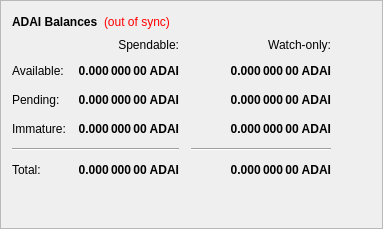
        <widget class="QFrame" name="frame">
         <property name="frameShape">
          <enum>QFrame::StyledPanel</enum>
         </property>
         <property name="frameShadow">
          <enum>QFrame::Raised</enum>
         </property>
         <layout class="QVBoxLayout" name="verticalLayout_4">
          <item>
           <layout class="QHBoxLayout" name="horizontalLayout_4">
            <item>
             <widget class="QLabel" name="label_5">
              <property name="font">
               <font>
                <weight>75</weight>
                <bold>true</bold>
               </font>
              </property>
              <property name="text">
               <string>ADAI Balances</string>
              </property>
             </widget>
            </item>
            <item>
             <widget class="QLabel" name="labelWalletStatus">
              <property name="cursor">
               <cursorShape>WhatsThisCursor</cursorShape>
              </property>
              <property name="toolTip">
               <string>The displayed information may be out of date. Your wallet automatically synchronizes with the ADSAI network after a connection is established, but this process has not completed yet.</string>
              </property>
              <property name="styleSheet">
               <string notr="true">QLabel { color: red; }</string>
              </property>
              <property name="text">
               <string notr="true">(out of sync)</string>
              </property>
              <property name="alignment">
               <set>Qt::AlignLeading|Qt::AlignLeft|Qt::AlignVCenter</set>
              </property>
             </widget>
            </item>
            <item>
             <spacer name="horizontalSpacer_3">
              <property name="orientation">
               <enum>Qt::Horizontal</enum>
              </property>
              <property name="sizeHint" stdset="0">
               <size>
                <width>40</width>
                <height>20</height>
               </size>
              </property>
             </spacer>
            </item>
           </layout>
          </item>
          <item>
           <layout class="QGridLayout" name="gridLayout">
            <property name="spacing">
             <number>12</number>
            </property>
            <item row="2" column="2">
             <widget class="QLabel" name="labelWatchPending">
              <property name="font">
               <font>
                <weight>75</weight>
                <bold>true</bold>
               </font>
              </property>
              <property name="cursor">
               <cursorShape>IBeamCursor</cursorShape>
              </property>
              <property name="toolTip">
               <string>Unconfirmed transactions to watch-only addresses</string>
              </property>
              <property name="text">
               <string notr="true">0.000 000 00 ADAI</string>
              </property>
              <property name="alignment">
               <set>Qt::AlignRight|Qt::AlignTrailing|Qt::AlignVCenter</set>
              </property>
              <property name="textInteractionFlags">
               <set>Qt::LinksAccessibleByMouse|Qt::TextSelectableByKeyboard|Qt::TextSelectableByMouse</set>
              </property>
             </widget>
            </item>
            <item row="2" column="1">
             <widget class="QLabel" name="labelUnconfirmed">
              <property name="font">
               <font>
                <weight>75</weight>
                <bold>true</bold>
               </font>
              </property>
              <property name="cursor">
               <cursorShape>IBeamCursor</cursorShape>
              </property>
              <property name="toolTip">
               <string>Total of transactions that have yet to be confirmed, and do not yet count toward the spendable balance</string>
              </property>
              <property name="text">
               <string notr="true">0.000 000 00 ADAI</string>
              </property>
              <property name="alignment">
               <set>Qt::AlignRight|Qt::AlignTrailing|Qt::AlignVCenter</set>
              </property>
              <property name="textInteractionFlags">
               <set>Qt::LinksAccessibleByMouse|Qt::TextSelectableByKeyboard|Qt::TextSelectableByMouse</set>
              </property>
             </widget>
            </item>
            <item row="3" column="2">
             <widget class="QLabel" name="labelWatchImmature">
              <property name="font">
               <font>
                <weight>75</weight>
                <bold>true</bold>
               </font>
              </property>
              <property name="cursor">
               <cursorShape>IBeamCursor</cursorShape>
              </property>
              <property name="toolTip">
               <string>Staked or masternode rewards in watch-only addresses that has not yet matured</string>
              </property>
              <property name="text">
               <string notr="true">0.000 000 00 ADAI</string>
              </property>
              <property name="alignment">
               <set>Qt::AlignRight|Qt::AlignTrailing|Qt::AlignVCenter</set>
              </property>
              <property name="textInteractionFlags">
               <set>Qt::LinksAccessibleByMouse|Qt::TextSelectableByKeyboard|Qt::TextSelectableByMouse</set>
              </property>
             </widget>
            </item>
            <item row="4" column="0" colspan="2">
             <widget class="Line" name="lineSpendableBalance">
              <property name="orientation">
               <enum>Qt::Horizontal</enum>
              </property>
             </widget>
            </item>
            <item row="4" column="2">
             <widget class="Line" name="lineWatchBalance">
              <property name="sizePolicy">
               <sizepolicy hsizetype="Preferred" vsizetype="Fixed">
                <horstretch>0</horstretch>
                <verstretch>0</verstretch>
               </sizepolicy>
              </property>
              <property name="minimumSize">
               <size>
                <width>140</width>
                <height>0</height>
               </size>
              </property>
              <property name="orientation">
               <enum>Qt::Horizontal</enum>
              </property>
             </widget>
            </item>
            <item row="5" column="0">
             <widget class="QLabel" name="labelTotalText">
              <property name="text">
               <string>Total:</string>
              </property>
             </widget>
            </item>
            <item row="3" column="1">
             <widget class="QLabel" name="labelImmature">
              <property name="font">
               <font>
                <weight>75</weight>
                <bold>true</bold>
               </font>
              </property>
              <property name="cursor">
               <cursorShape>IBeamCursor</cursorShape>
              </property>
              <property name="toolTip">
               <string>Staked or masternode rewards that has not yet matured</string>
              </property>
              <property name="text">
               <string notr="true">0.000 000 00 ADAI</string>
              </property>
              <property name="alignment">
               <set>Qt::AlignRight|Qt::AlignTrailing|Qt::AlignVCenter</set>
              </property>
              <property name="textInteractionFlags">
               <set>Qt::LinksAccessibleByMouse|Qt::TextSelectableByKeyboard|Qt::TextSelectableByMouse</set>
              </property>
             </widget>
            </item>
            <item row="2" column="3">
             <spacer name="horizontalSpacer_2">
              <property name="orientation">
               <enum>Qt::Horizontal</enum>
              </property>
              <property name="sizeHint" stdset="0">
               <size>
                <width>40</width>
                <height>20</height>
               </size>
              </property>
             </spacer>
            </item>
            <item row="3" column="0">
             <widget class="QLabel" name="labelImmatureText">
              <property name="text">
               <string>Immature:</string>
              </property>
             </widget>
            </item>
            <item row="5" column="1">
             <widget class="QLabel" name="labelTotal">
              <property name="font">
               <font>
                <weight>75</weight>
                <bold>true</bold>
               </font>
              </property>
              <property name="cursor">
               <cursorShape>IBeamCursor</cursorShape>
              </property>
              <property name="toolTip">
               <string>Your current total balance</string>
              </property>
              <property name="text">
               <string notr="true">0.000 000 00 ADAI</string>
              </property>
              <property name="alignment">
               <set>Qt::AlignRight|Qt::AlignTrailing|Qt::AlignVCenter</set>
              </property>
              <property name="textInteractionFlags">
               <set>Qt::LinksAccessibleByMouse|Qt::TextSelectableByKeyboard|Qt::TextSelectableByMouse</set>
              </property>
             </widget>
            </item>
            <item row="5" column="2">
             <widget class="QLabel" name="labelWatchTotal">
              <property name="font">
               <font>
                <weight>75</weight>
                <bold>true</bold>
               </font>
              </property>
              <property name="cursor">
               <cursorShape>IBeamCursor</cursorShape>
              </property>
              <property name="toolTip">
               <string>Current total balance in watch-only addresses</string>
              </property>
              <property name="text">
               <string notr="true">0.000 000 00 ADAI</string>
              </property>
              <property name="alignment">
               <set>Qt::AlignRight|Qt::AlignTrailing|Qt::AlignVCenter</set>
              </property>
              <property name="textInteractionFlags">
               <set>Qt::LinksAccessibleByMouse|Qt::TextSelectableByKeyboard|Qt::TextSelectableByMouse</set>
              </property>
             </widget>
            </item>
            <item row="0" column="2">
             <widget class="QLabel" name="labelWatchonly">
              <property name="text">
               <string>Watch-only:</string>
              </property>
              <property name="alignment">
               <set>Qt::AlignRight|Qt::AlignTrailing|Qt::AlignVCenter</set>
              </property>
             </widget>
            </item>
            <item row="1" column="0">
             <widget class="QLabel" name="labelBalanceText">
              <property name="text">
               <string>Available:</string>
              </property>
             </widget>
            </item>
            <item row="1" column="1">
             <widget class="QLabel" name="labelBalance">
              <property name="font">
               <font>
                <weight>75</weight>
                <bold>true</bold>
               </font>
              </property>
              <property name="cursor">
               <cursorShape>IBeamCursor</cursorShape>
              </property>
              <property name="toolTip">
               <string>Your current spendable balance</string>
              </property>
              <property name="text">
               <string notr="true">0.000 000 00 ADAI</string>
              </property>
              <property name="alignment">
               <set>Qt::AlignRight|Qt::AlignTrailing|Qt::AlignVCenter</set>
              </property>
              <property name="textInteractionFlags">
               <set>Qt::LinksAccessibleByMouse|Qt::TextSelectableByKeyboard|Qt::TextSelectableByMouse</set>
              </property>
             </widget>
            </item>
            <item row="1" column="2">
             <widget class="QLabel" name="labelWatchAvailable">
              <property name="font">
               <font>
                <weight>75</weight>
                <bold>true</bold>
               </font>
              </property>
              <property name="cursor">
               <cursorShape>IBeamCursor</cursorShape>
              </property>
              <property name="toolTip">
               <string>Your current balance in watch-only addresses</string>
              </property>
              <property name="text">
               <string notr="true">0.000 000 00 ADAI</string>
              </property>
              <property name="alignment">
               <set>Qt::AlignRight|Qt::AlignTrailing|Qt::AlignVCenter</set>
              </property>
              <property name="textInteractionFlags">
               <set>Qt::LinksAccessibleByMouse|Qt::TextSelectableByKeyboard|Qt::TextSelectableByMouse</set>
              </property>
             </widget>
            </item>
            <item row="2" column="0">
             <widget class="QLabel" name="labelPendingText">
              <property name="text">
               <string>Pending:</string>
              </property>
             </widget>
            </item>
            <item row="0" column="1">
             <widget class="QLabel" name="labelSpendable">
              <property name="text">
               <string>Spendable:</string>
              </property>
              <property name="alignment">
               <set>Qt::AlignRight|Qt::AlignTrailing|Qt::AlignVCenter</set>
              </property>
             </widget>
            </item>
           </layout>
          </item>
          <item>
           <spacer name="verticalSpacer_4">
            <property name="orientation">
             <enum>Qt::Vertical</enum>
            </property>
            <property name="sizeHint" stdset="0">
             <size>
              <width>20</width>
              <height>40</height>
             </size>
            </property>
           </spacer>
          </item>
         </layout>
        </widget>
